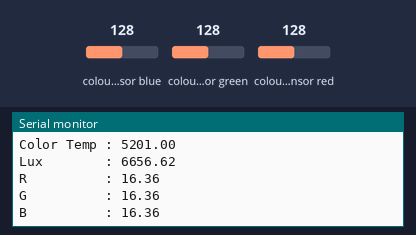
This sketch was run on a simulated Arduino Uno, built with avr-gcc and run on an emulated ATmega328P. Shown: the last lines printed to the serial monitor. Wiring (inferred from the names in the program): TCS34725 colour sensor at I2C address 0x29. Inputs (shaded band) come from the test bench; at power-on: colour sensor blue 128, colour sensor green 128, colour sensor red 128.

Above: at 3.8 s.
3.9 s: colour sensor blue set to 5
At 6.5 s:
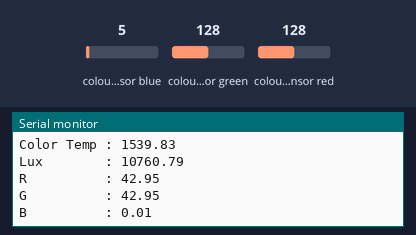
7.8 s: colour sensor green set to 5
At 10.3 s:
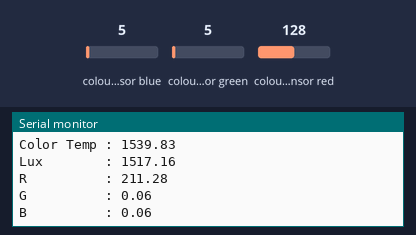
11.7 s: colour sensor red set to 5
At 12.8 s:
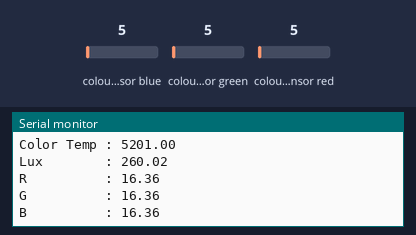
Timing chart, 0 to 14.7 s (numbered marks = the images above; inputs shaded):
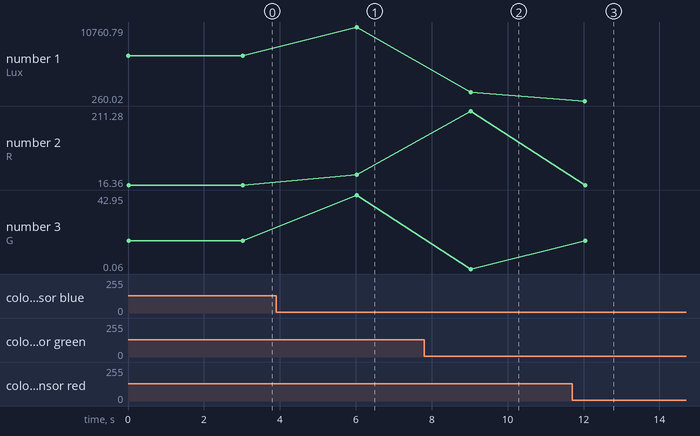

Measured:
- after the input at 3.9 s, the serial monitor: prints a new line after 2.1 s (image 1)
- after the input at 7.8 s, the serial monitor: prints a new line after 1.2 s (image 2)
- after the input at 11.7 s, the serial monitor: prints a new line after 0.34 s (image 3)
- plotted number 1: 6656.62 → 10760.79 after the input at 3.9 s, 10760.79 → 1517.16 after the input at 7.8 s, 1517.16 → 260.02 after the input at 11.7 s
- plotted number 2: 16.36 → 42.95 after the input at 3.9 s, 42.95 → 211.28 after the input at 7.8 s, 211.28 → 16.36 after the input at 11.7 s
- plotted number 3: 16.36 → 42.95 after the input at 3.9 s, 42.95 → 0.06 after the input at 7.8 s, 0.06 → 16.36 after the input at 11.7 s

The sketch:

Thing_Plus_RP2040_TCS34725.ino
```cpp
#include "TCS34725.h"
TCS34725 tcs;

void setup(void)
{
    Serial.begin(115200);

    Wire.begin();
    if (!tcs.attach(Wire))
        Serial.println("ERROR: TCS34725 NOT FOUND !!!");

    tcs.integrationTime(33); // ms
    tcs.gain(TCS34725::Gain::X01);

    // set LEDs...
}

void loop(void)
{
    if (tcs.available()) // if current measurement has done
    {
        TCS34725::Color color = tcs.color();
        Serial.print("Color Temp : "); Serial.println(tcs.colorTemperature());
        Serial.print("Lux        : "); Serial.println(tcs.lux());
        Serial.print("R          : "); Serial.println(color.r);
        Serial.print("G          : "); Serial.println(color.g);
        Serial.print("B          : "); Serial.println(color.b);
        delay(3000);
    }
}
```
